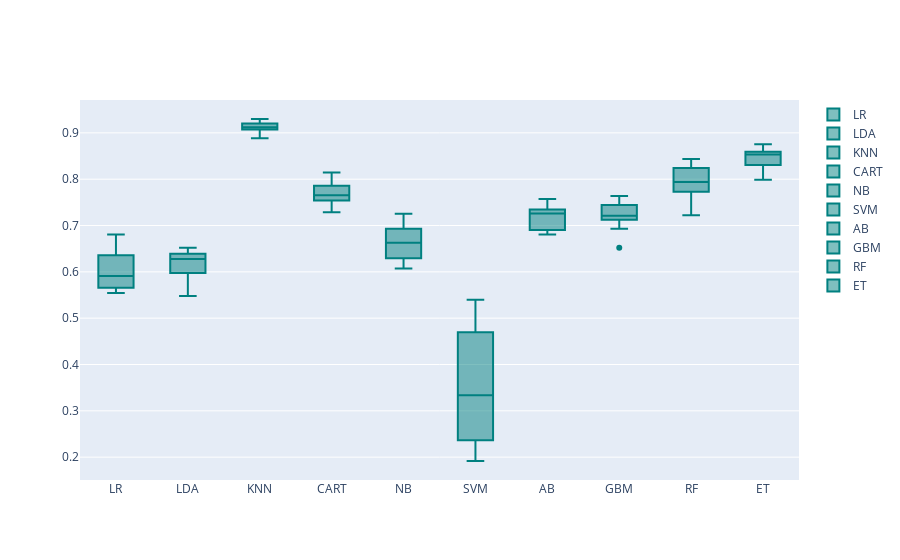

Notebook code for this chart:
### Code cell
models = GetBasedModel()
names,results = BasedLine2(X_train_smo, y_train_smo, models)
# 箱式图 为 d最小值、第一四分位数、中位数、第三四分位数和最大值
PlotBoxR().PlotResult(names, results)

### Figure 1 — Plotly figure (JSON) as saved in the notebook; plotly's stock layout.template omitted (floating-point values rounded to 4 significant figures)
{"data": [{"marker": {"color": "rgb(0, 128, 128)"}, "name": "LR", "type": "box", "y": [0.6486, 0.5541, 0.6358, 0.6805, 0.5655, 0.5751, 0.5559, 0.5942, 0.5879, 0.6294]}, {"marker": {"color": "rgb(0, 128, 128)"}, "name": "LDA", "type": "box", "y": [0.639, 0.5478, 0.623, 0.6358, 0.5911, 0.6518, 0.6454, 0.5974, 0.607, 0.6326]}, {"marker": {"color": "rgb(0, 128, 128)"}, "name": "KNN", "type": "box", "y": [0.9073, 0.9299, 0.9137, 0.8882, 0.9105, 0.9201, 0.901, 0.9073, 0.9233, 0.9169]}, {"marker": {"color": "rgb(0, 128, 128)"}, "name": "CART", "type": "box", "y": [0.754, 0.7707, 0.7572, 0.738, 0.8147, 0.7859, 0.7604, 0.7923, 0.7859, 0.7284]}, {"marker": {"color": "rgb(0, 128, 128)"}, "name": "NB", "type": "box", "y": [0.607, 0.6465, 0.6837, 0.6965, 0.6933, 0.6294, 0.6677, 0.6198, 0.6581, 0.7252]}, {"marker": {"color": "rgb(0, 128, 128)"}, "name": "SVM", "type": "box", "y": [0.4249, 0.4618, 0.2141, 0.5272, 0.4696, 0.2396, 0.2428, 0.2364, 0.1917, 0.5399]}, {"marker": {"color": "rgb(0, 128, 128)"}, "name": "AB", "type": "box", "y": [0.6869, 0.7229, 0.7508, 0.6805, 0.7572, 0.6901, 0.7284, 0.7348, 0.7316, 0.7093]}, {"marker": {"color": "rgb(0, 128, 128)"}, "name": "GBM", "type": "box", "y": [0.7188, 0.7229, 0.7604, 0.6518, 0.7636, 0.6933, 0.7348, 0.7125, 0.7444, 0.7188]}, {"marker": {"color": "rgb(0, 128, 128)"}, "name": "RF", "type": "box", "y": [0.7732, 0.8025, 0.7987, 0.722, 0.8435, 0.7859, 0.7891, 0.8243, 0.8243, 0.77]}, {"marker": {"color": "rgb(0, 128, 128)"}, "name": "ET", "type": "box", "y": [0.8371, 0.8535, 0.8594, 0.7987, 0.8754, 0.8307, 0.8594, 0.8722, 0.853, 0.8275]}], "layout": {}}
